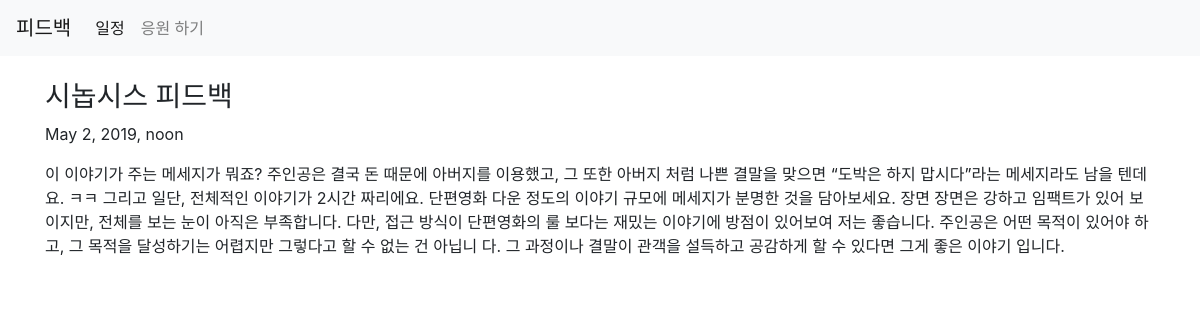
Page /blog/2 on the committed database.
### blogapp/models.py (models this page shows, shortened)
class Blog(models.Model):
    title = models.CharField(max_length = 200)
    pub_date = models.DateTimeField('date published')
    body = models.TextField()

### blogapp/views.py (the view)
# urls.py: path('blog/<int:blog_id>', blogapp.views.detail, name = 'detail'),
def detail(request, blog_id):
    details = get_object_or_404(Blog, pk = blog_id)
    return render(request, 'detail.html', {'details' : details})

### blogapp/templates/detail.html (shortened to what this page needs)
<head>
    <link rel="stylesheet" href="https://stackpath.bootstrapcdn.com/bootstrap/4.3.1/css/bootstrap.min.css">
</head>
    <body>
            <nav class="navbar navbar-expand-lg navbar-light bg-light">
                    <a class="navbar-brand" href="{%url 'home'%}">피드백</a>
                    <div class="collapse navbar-collapse" id="navbarSupportedContent">
                      <ul class="navbar-nav mr-auto">
                        <li class="nav-item active">
                          <a class="nav-link" href="{%url 'calendar'%}">일정<span class="sr-only">(current)</span></a>
                        </li>
                        <li class="nav-item">
                          <a class="nav-link" href="{%url 'cheer'%}">응원 하기</a>
                        </li>
                    </div>
                  </nav>
            <br>
        <div class="container">
            <h3>{{details.title}}</h3>
            <p>{{details.pub_date}}</p>
            <p>{{details.body}}</p>
        </div>
    </body>

### rows in the picture
Blog: title "시놉시스 피드백", pub_date "May 2, 2019, noon", body "이 이야기가 주는 메세지가 뭐죠? 주인공은 결국 돈 때문에 아버지를 이용했고, 그 또한 아버지 처럼 나쁜 결말을 맞으면 “도박은 하지 맙시다”라는 메세지라도 남을 텐데요. ㅋㅋ 그리고 일단, 전체적인 이야기가 2시간 짜리에요. 단편영화 다운 정도의 이야기 규모에 메세지가 분명한 것을 담아보세요. 장면 장면은 강하고 임팩트가 있어 보이지만, 전체를 보는 눈이 아직은 부족합니다. 다만, 접근 방식이 단편영화의 룰 보다는 재밌는 이야기에 방점이 있어보여 저는 좋습니다. 주인공은 어떤 목적이 있어야 하고, 그 목적을 달성하기는 어렵지만 그렇다고 할 수 없는 건 아닙니 다. 그 과정이나 결말이 관객을 설득하고 공감하게 할 수 있다면 그게 좋은 이야기 입니다."
